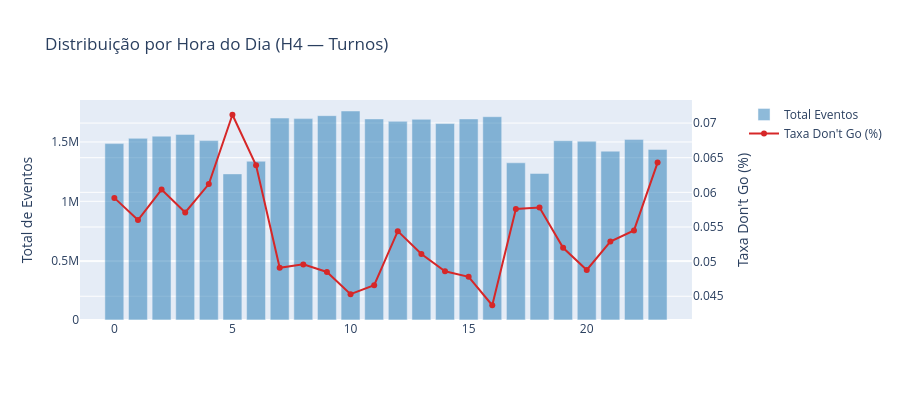

The notebook cell saved with this chart:
### Markdown cell above
## 4. Padrão Temporal dos Eventos Don't Go

### Code cell
# Don't Go por hora do dia
hora_dg = con.execute(f'''
    SELECT
        HOUR(Data_Evento) AS hora,
        COUNT(*) AS total_eventos,
        SUM(Is_Dont_Go) AS dont_go,
        ROUND(100.0 * SUM(Is_Dont_Go) / COUNT(*), 4) AS taxa_dg
    FROM read_parquet('{GLOB}')
    GROUP BY hora
    ORDER BY hora
''').pl()

fig = make_subplots(specs=[[{"secondary_y": True}]])
fig.add_trace(go.Bar(
    x=hora_dg["hora"].to_list(),
    y=hora_dg["total_eventos"].to_list(),
    name="Total Eventos", marker_color="#1f77b4", opacity=0.5
), secondary_y=False)
fig.add_trace(go.Scatter(
    x=hora_dg["hora"].to_list(),
    y=hora_dg["taxa_dg"].to_list(),
    name="Taxa Don't Go (%)", mode="lines+markers", marker_color="#d62728"
), secondary_y=True)
fig.update_layout(title="Distribuição por Hora do Dia (H4 — Turnos)", height=400)
fig.update_yaxes(title_text="Total de Eventos", secondary_y=False)
fig.update_yaxes(title_text="Taxa Don't Go (%)", secondary_y=True)
fig.show()

### Figure 1 — Plotly figure (JSON) as saved in the notebook; plotly's stock layout.template omitted (floating-point values rounded to 4 significant figures)
{"data": [{"marker": {"color": "#1f77b4"}, "name": "Total Eventos", "opacity": 0.5, "type": "bar", "x": [0, 1, 2, 3, 4, 5, 6, 7, 8, 9, 10, 11, 12, 13, 14, 15, 16, 17, 18, 19, 20, 21, 22, 23], "xaxis": "x", "y": [1485971, 1530340, 1548867, 1563363, 1511770, 1230878, 1337594, 1700978, 1696502, 1721401, 1760707, 1694088, 1673449, 1690797, 1654827, 1693887, 1712599, 1324333, 1234480, 1511081, 1506842, 1422368, 1519775, 1437157], "yaxis": "y"}, {"marker": {"color": "#d62728"}, "mode": "lines+markers", "name": "Taxa Don't Go (%)", "type": "scatter", "x": [0, 1, 2, 3, 4, 5, 6, 7, 8, 9, 10, 11, 12, 13, 14, 15, 16, 17, 18, 19, 20, 21, 22, 23], "xaxis": "x", "y": [0.0592, 0.056, 0.0604, 0.0571, 0.0612, 0.0712, 0.0639, 0.0491, 0.0496, 0.0485, 0.0453, 0.0466, 0.0544, 0.0511, 0.0486, 0.0478, 0.0437, 0.0576, 0.0578, 0.052, 0.0488, 0.0529, 0.0545, 0.0643], "yaxis": "y2"}], "layout": {"height": 400, "title": {"text": "Distribuição por Hora do Dia (H4 — Turnos)"}, "xaxis": {"anchor": "y", "domain": [0.0, 0.94]}, "yaxis": {"anchor": "x", "domain": [0.0, 1.0], "title": {"text": "Total de Eventos"}}, "yaxis2": {"anchor": "x", "overlaying": "y", "side": "right", "title": {"text": "Taxa Don't Go (%)"}}}}
